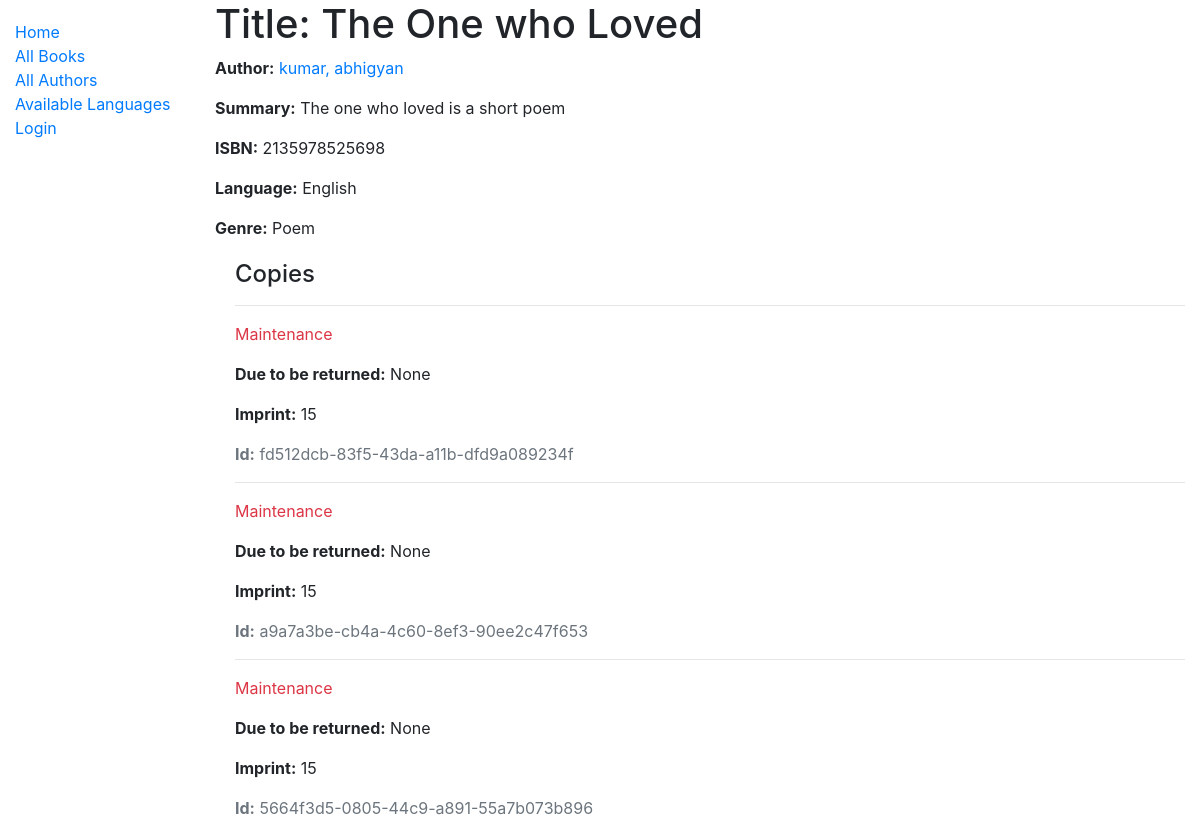
/catalog/book/8, run on the app's committed database.
### catalog/models.py (models this page shows, shortened)
class Book(models.Model):
    title = models.CharField(max_length=200)
    author = models.ForeignKey('Author', on_delete=models.SET_NULL, null=True)
    summary = models.TextField(max_length=1000, help_text='Enter a brief description os the book')
    isbn = models.CharField('ISBN', max_length=13, help_text='13 Character <a href="https://www.isbn-international.org/content/what-isbn">ISBN number</a>')
    genre = models.ManyToManyField(Genre, help_text='Select a genre for this Boook')
    language = models.ForeignKey('Language', on_delete=models.SET_NULL, null=True)
    def display_genre(self):
        """Create a string for the Genre. This is required to display genre in Admin."""
        return ', '.join(genre.name for genre in self.genre.all()[:3])
    display_genre.short_description = 'Genre'

class Author(models.Model):
    first_name = models.CharField(max_length=100)
    last_name = models.CharField(max_length=100)
    date_of_birth = models.DateField(null=True, blank=True)
    date_of_death = models.DateField('Died', null=True, blank=True)
    class Meta:
        ordering = ['last_name', 'first_name']
    def __str__(self):
        return f'{self.last_name}, {self.first_name}'

class Language(models.Model):
    name = models.CharField(max_length=200,
                            help_text="Enter the book's natural language (e.g. English, French, Japanese etc.)")
    def __str__(self):
        return self.name

class Genre(models.Model):
    name = models.CharField(max_length=200, help_text='Enter a book genre (e.g Science Fiction)')
    def __str__(self):
        return self.name

class BookInstance(models.Model):
    id = models.UUIDField(primary_key=True, default=uuid.uuid4, help_text='Unique ID for this Book across whole Library')
    book = models.ForeignKey('Book', on_delete=models.SET_NULL, null=True)
    imprint = models.CharField(max_length=200)
    due_back = models.DateField(null=True, blank=True)
    borrower = models.ForeignKey(User, on_delete=models.SET_NULL, null= True, blank=True)
    LOAN_STATUS = (
        ('m', 'Maintenance'),
        ('o', 'On Loan'),
        ('a', 'Available'),
        ('r','Reserved')
    )
    status = models.CharField(
        max_length=1,
        choices=LOAN_STATUS,
        blank=True,
        default='m',
        help_text='Book Availability',
    )
    class Meta:
        ordering = ['due_back']
        permissions = (("can_mark_returned", "Set book as returned"), )

### catalog/views.py (the view, shortened to what this page needs)
# urls.py: path('book/<int:pk>', views.BookDetailView.as_view(), name='book-detail'),
class BookDetailView(generic.DetailView):
    model = Book

### catalog/templates/catalog/book_detail.html
{% extends "base_generic.html" %}
{% block content %}
  <h1>Title: {{ book.title }}</h1>
  <p><strong>Author:</strong> <a href="{% url 'author-detail' book.author.pk %}">{{ book.author }}</a></p>
  <p><strong>Summary:</strong> {{ book.summary }}</p>
  <p><strong>ISBN:</strong> {{ book.isbn }}</p>
  <p><strong>Language:</strong> {{ book.language }}</p>
  <p><strong>Genre:</strong> {{ book.genre.all|join:", " }}</p>
  <div style="margin-left:20px;margin-top:20px">
    <h4>Copies</h4>
    {% for copy in book.bookinstance_set.all %}
      <hr>
      <p class="{% if copy.status == 'a' %}text-success{% elif copy.status == 'm' %}text-danger{% else %}text-warning{% endif %}">{{ copy.get_status_display }}</p>
      {% if copy.status != 'a' %}
        <p><strong>Due to be returned:</strong> {{copy.due_back}}</p>
      {% endif %}
      <p><strong>Imprint:</strong> {{copy.imprint}}</p>
      <p class="text-muted"><strong>Id:</strong> {{copy.id}}</p>
    {% endfor %}
  </div>
{% endblock %}

### data on the page
Book: title "The One who Loved", author "kumar, abhigyan", summary "The one who loved is a short poem", isbn "2135978525698", language "English", genre.all "Poem"
BookInstance: status "Maintenance", due_back "None", imprint "15", id "fd512dcb-83f5-43da-a11b-dfd9a089234f"
BookInstance: status "Maintenance", due_back "None", imprint "15", id "a9a7a3be-cb4a-4c60-8ef3-90ee2c47f653"
BookInstance: status "Maintenance", due_back "None", imprint "15", id "5664f3d5-0805-44c9-a891-55a7b073b896"
